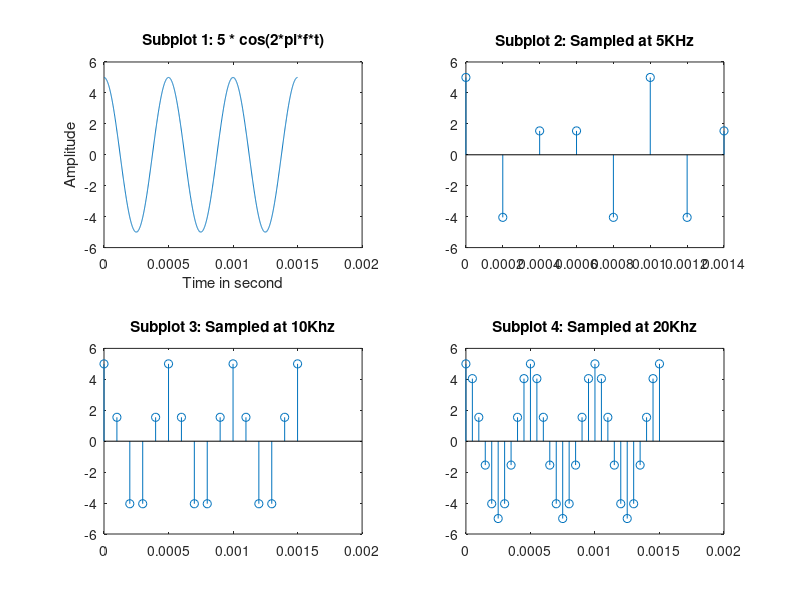

This figure's MATLAB source:
f = 2e3;
%Period
T = 1 / f;
tmin = 0;
tmax = 3 * T; % Plot 5 cycles
dt = 1/1e6;
dt1 = 1/5e3;
dt2 = 1/1e4;
dt3 = 1/2e4;
t = tmin:dt:tmax;
t1 = tmin:dt1:tmax;
t2 = tmin:dt2:tmax;
t3 = tmin:dt3:tmax;
%signals
ct = 5 * cos(2 * pi * f * t);
x1 = 5 * cos(2 * pi * f * t1); % sampled at 5khz
x2 = 5 * cos(2 * pi * f * t2); %sampled at 10 Khz
x3 = 5 * cos(2 * pi * f * t3); %sampled at 20 Khz
ax1 = subplot(221);
plot(t, ct);
title('Subplot 1: 5 * cos(2*pi*f*t)');
xlabel("Time in second");
ylabel("Amplitude");
ax2 = subplot(222);
stem(t1, x1);
title('Subplot 2: Sampled at 5KHz');
ax3 = subplot(223);
stem(t2, x2);
title('Subplot 3: Sampled at 10Khz');
ax4 = subplot(224);
stem(t3, x3);
title('Subplot 4: Sampled at 20Khz');
